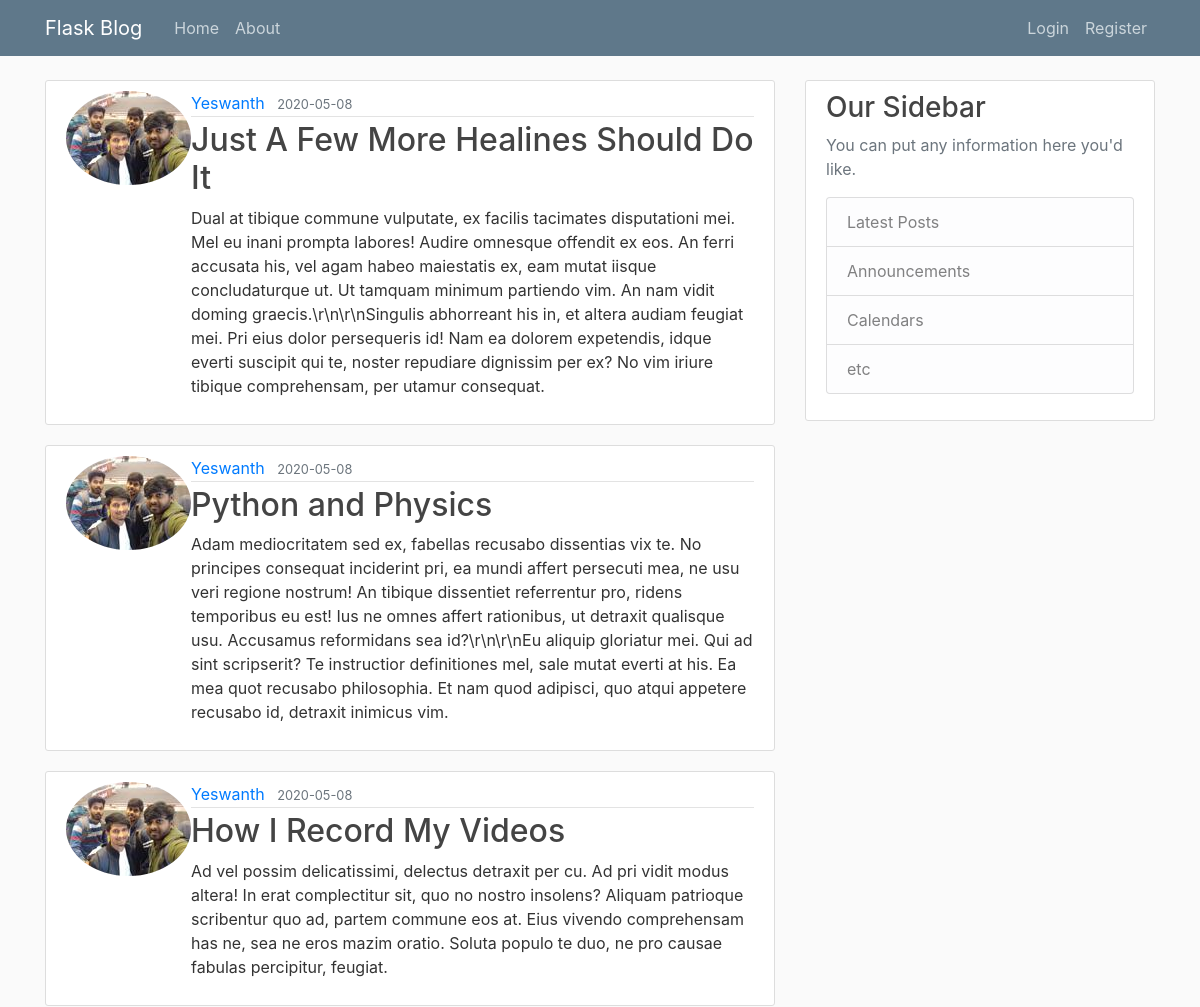
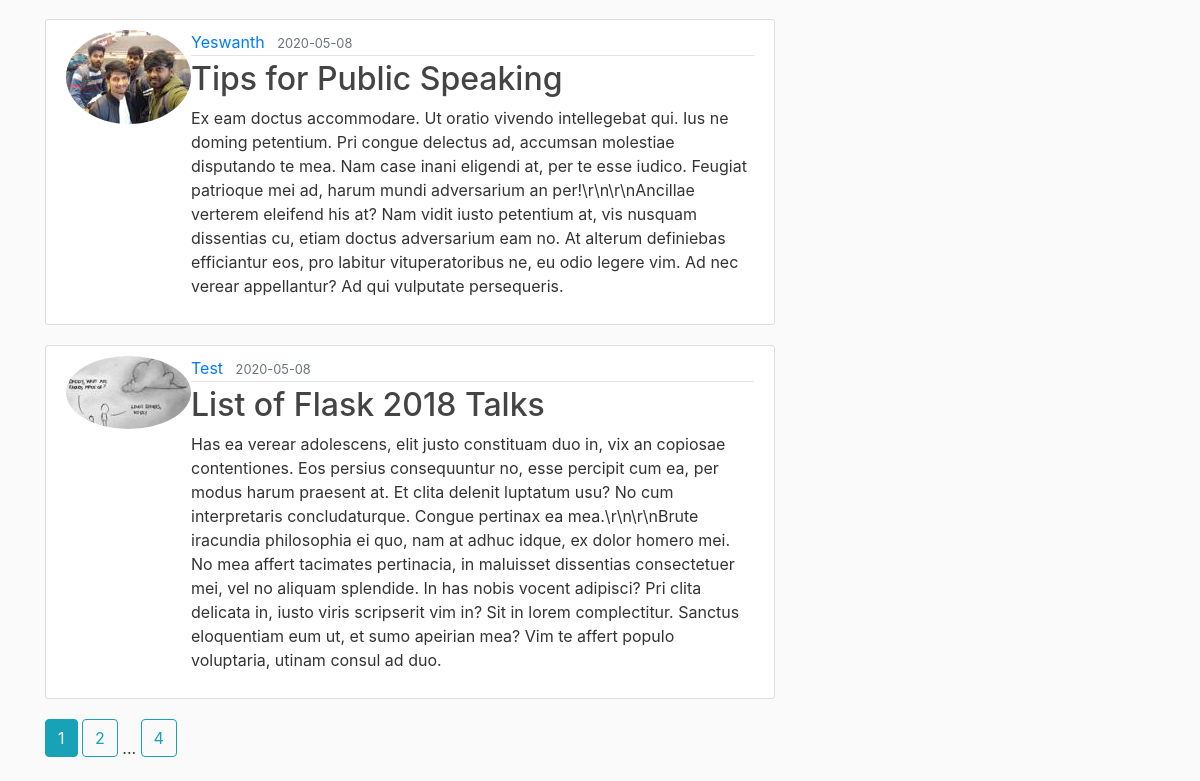
The page / on the database its author committed (2 pictures, top to bottom).
### flaskblog/models.py (models this page shows, shortened)
class Post(db.Model):
    id = db.Column(db.Integer, primary_key=True)
    title = db.Column(db.String(100), nullable=False )
    date_posted = db.Column(db.DateTime, nullable=False, default=datetime.utcnow)
    content = db.Column(db.Text, nullable=False)
    user_id = db.Column(db.Integer, db.ForeignKey('user.id'), nullable=False)

class User(db.Model, UserMixin):
    id = db.Column(db.Integer, primary_key=True)
    username = db.Column(db.String(20), unique=True, nullable=False)
    email = db.Column(db.String(120), unique=True, nullable=False)
    image_file = db.Column(db.String(20), nullable=False, default='default.jpg')
    password = db.Column(db.String(60), nullable=False)
    posts = db.relationship('Post', backref='author', lazy=True)

### flaskblog/main/routes.py (the view)
@main.route('/')
def home():
    page = request.args.get('page', 1, type=int)
    posts = Post.query.order_by(Post.date_posted.desc()).paginate(page=page, per_page=5)
    return render_template('home.html', posts = posts)

### flaskblog/templates/home.html
{% extends 'layout.jinja2' %}
{% block content %}
	{% for post in posts.items %}
		<article class="media content-section">
			<img class="rounded-circle article-image" src="{{ url_for('static', filename='profile_pics/' + post.author.image_file) }}">
			<div class="media-body">
				<div class="article-metadata">
					<a class="mr-2" href="{{ url_for('users.user_posts', username=post.author.username) }}">{{ post.author.username }}</a>
					<small class="text-muted">{{ post.date_posted.strftime('%Y-%m-%d') }}</small>
				</div>
				<h2><a class="article-title" href="{{ url_for('posts.post', post_id=post.id) }}">{{ post.title }}</a></h2>
				<p class="article-content">{{ post.content }}</p>
			</div>
		</article>
	{% endfor %}
	{% for page_num in posts.iter_pages(left_edge=1, right_edge=1, left_current=1, right_current=2) %}
		{% if page_num  %}
			{% if posts.page == page_num %}
				<a  class="btn btn-info mb-4" href="{{ url_for('main.home', page=page_num) }}">{{ page_num }}</a>
			{% else %}
				<a  class="btn btn-outline-info mb-4" href="{{ url_for('main.home', page=page_num) }}">{{ page_num }}</a>
			{% endif %}
		{% else %}
			...
		{% endif %}
	{% endfor %}
{% endblock %}

### flaskblog/templates/layout.jinja2 (shortened to what this page needs)
<!DOCTYPE html>
<html>
<head>
	<link rel="stylesheet" href="https://maxcdn.bootstrapcdn.com/bootstrap/4.0.0/css/bootstrap.min.css">
	<link rel="stylesheet" type="text/css" href="{{ url_for('static', filename='main.css') }}">
</head>
<body>
	<header class="site-header">
		<nav class="navbar navbar-expand-md navbar-dark bg-steel fixed-top">
			<div class="container">
				<a class="navbar-brand mr-4" href="/">Flask Blog</a>
				<div class="collapse navbar-collapse" id="navbarToggle">
					<div class="navbar-nav mr-auto">
						<a class="nav-item nav-link" href="{{ url_for('main.home') }}">Home</a>
						<a class="nav-item nav-link" href="{{ url_for('main.about') }}">About</a>
					</div>
					<div class="navbar-nav">
						{% if current_user.is_authenticated %}
							<a class="nav-item nav-link" href="{{ url_for('posts.new_post') }}">New Post</a>
							<a class="nav-item nav-link" href="{{ url_for('users.account') }}">Account</a>
							<a class="nav-item nav-link" href="{{ url_for('users.logout') }}">Logout</a>
						{% else %}
							<a class="nav-item nav-link" href="{{ url_for('users.login') }}">Login</a>
							<a class="nav-item nav-link" href="{{ url_for('users.register') }}">Register</a>
						{% endif %}
					</div>
				</div>
			</div>
		</nav>
	</header>
	<main role="main" class="container">
		<div class="row">
			<div class="col-md-8">
				{% block content %}
				{% endblock %}
			</div>
			<div class="col-md-4">
				<div class="content-section">
					<h3>Our Sidebar</h3>
					<p class='text-muted'>You can put any information here you'd like.
						<ul class="list-group">
							<li class="list-group-item list-group-item-light">Latest Posts</li>
							<li class="list-group-item list-group-item-light">Announcements</li>
							<li class="list-group-item list-group-item-light">Calendars</li>
							<li class="list-group-item list-group-item-light">etc</li>
						</ul>
					</p>
				</div>
			</div>
		</div>
	</main>
</body>
</html>

### flaskblog/static/main.css (style rules this page uses)
body { background: #fafafa; color: #333333; margin-top: 5rem; }
h1, h2, h3, h4, h5, h6 { color: #444444; }
.bg-steel { background-color: #5f788a; }
.site-header .navbar-nav .nav-link { color: #cbd5db; }
.content-section { background: #ffffff; padding: 10px 20px; border: 1px solid #dddddd; border-radius: 3px; margin-bottom: 20px; }
.article-title { color: #444444; }
.article-content { white-space: pre-line; }
.article-metadata { padding-bottom: 1px; margin-bottom: 4px; border-bottom: 1px solid #e3e3e3 }

### rows shown on the page
Post: image_file (picture), author.username "Yeswanth", date_posted "2020-05-08", title "Just A Few More Healines Should Do It", content "Dual at tibique commune vulputate, ex facilis tacimates disputationi mei. Mel eu inani prompta labores! Audire omnesque offendit ex eos. An ferri accusata his, vel agam habeo maiestatis ex, eam mutat iisque concludaturque ut. Ut tamquam minimum partiendo vim. An nam vidit doming graecis.\\r\\n\\r\\nSingulis abhorreant his in, et altera audiam feugiat mei. Pri eius dolor persequeris id! Nam ea dolorem expetendis, idque everti suscipit qui te, noster repudiare dignissim per ex? No vim iriure tibique comprehensam, per utamur consequat."
Post: image_file (picture), author.username "Yeswanth", date_posted "2020-05-08", title "Python and Physics", content "Adam mediocritatem sed ex, fabellas recusabo dissentias vix te. No principes consequat inciderint pri, ea mundi affert persecuti mea, ne usu veri regione nostrum! An tibique dissentiet referrentur pro, ridens temporibus eu est! Ius ne omnes affert rationibus, ut detraxit qualisque usu. Accusamus reformidans sea id?\\r\\n\\r\\nEu aliquip gloriatur mei. Qui ad sint scripserit? Te instructior definitiones mel, sale mutat everti at his. Ea mea quot recusabo philosophia. Et nam quod adipisci, quo atqui appetere recusabo id, detraxit inimicus vim."
Post: image_file (picture), author.username "Yeswanth", date_posted "2020-05-08", title "How I Record My Videos", content "Ad vel possim delicatissimi, delectus detraxit per cu. Ad pri vidit modus altera! In erat complectitur sit, quo no nostro insolens? Aliquam patrioque scribentur quo ad, partem commune eos at. Eius vivendo comprehensam has ne, sea ne eros mazim oratio. Soluta populo te duo, ne pro causae fabulas percipitur, feugiat."
Post: image_file (picture), author.username "Yeswanth", date_posted "2020-05-08", title "Tips for Public Speaking", content "Ex eam doctus accommodare. Ut oratio vivendo intellegebat qui. Ius ne doming petentium. Pri congue delectus ad, accumsan molestiae disputando te mea. Nam case inani eligendi at, per te esse iudico. Feugiat patrioque mei ad, harum mundi adversarium an per!\\r\\n\\r\\nAncillae verterem eleifend his at? Nam vidit iusto petentium at, vis nusquam dissentias cu, etiam doctus adversarium eam no. At alterum definiebas efficiantur eos, pro labitur vituperatoribus ne, eu odio legere vim. Ad nec verear appellantur? Ad qui vulputate persequeris."
Post: image_file (picture), author.username "Test", date_posted "2020-05-08", title "List of Flask 2018 Talks", content "Has ea verear adolescens, elit justo constituam duo in, vix an copiosae contentiones. Eos persius consequuntur no, esse percipit cum ea, per modus harum praesent at. Et clita delenit luptatum usu? No cum interpretaris concludaturque. Congue pertinax ea mea.\\r\\n\\r\\nBrute iracundia philosophia ei quo, nam at adhuc idque, ex dolor homero mei. No mea affert tacimates pertinacia, in maluisset dissentias consectetuer mei, vel no aliquam splendide. In has nobis vocent adipisci? Pri clita delicata in, iusto viris scripserit vim in? Sit in lorem complectitur. Sanctus eloquentiam eum ut, et sumo apeirian mea? Vim te affert populo voluptaria, utinam consul ad duo."

### other values the page prints
{{ page_num }} "1"
{{ page_num }} "2" "4"
